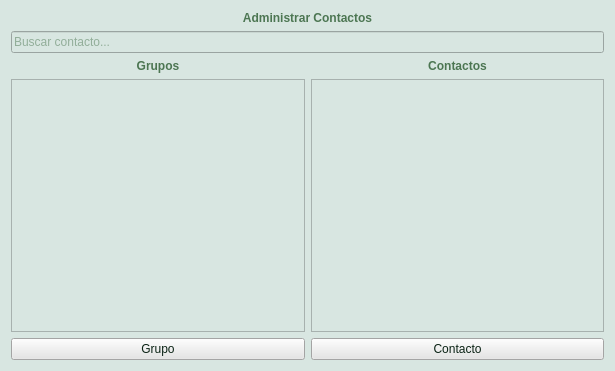
<?xml version="1.0" encoding="UTF-8"?>
<ui version="4.0">
 <class>ManageContacts</class>
 <widget class="QWidget" name="ManageContacts">
  <property name="geometry">
   <rect>
    <x>0</x>
    <y>0</y>
    <width>615</width>
    <height>371</height>
   </rect>
  </property>
  <property name="windowTitle">
   <string>Administrar Contactos</string>
  </property>
  <property name="windowIcon">
   <iconset resource="resources.qrc">
    <normaloff>:/images/icon.png</normaloff>:/images/icon.png</iconset>
  </property>
  <property name="styleSheet">
   <string notr="true">color:rgb(76, 118, 82);
background-color:rgb(216, 230, 225);</string>
  </property>
  <layout class="QGridLayout" name="manageContactsLayout">
   <item row="3" column="1">
    <widget class="QTableView" name="contactsTableView"/>
   </item>
   <item row="4" column="1">
    <widget class="QPushButton" name="addContact">
     <property name="layoutDirection">
      <enum>Qt::LeftToRight</enum>
     </property>
     <property name="styleSheet">
      <string notr="true">color: rgb(11, 35, 21);
background-color: rgb(229, 229, 229);</string>
     </property>
     <property name="text">
      <string>Contacto</string>
     </property>
     <property name="icon">
      <iconset resource="resources.qrc">
       <normaloff>:/images/add.png</normaloff>:/images/add.png</iconset>
     </property>
    </widget>
   </item>
   <item row="1" column="0" colspan="2">
    <widget class="QLineEdit" name="searchContact">
     <property name="placeholderText">
      <string>Buscar contacto...</string>
     </property>
    </widget>
   </item>
   <item row="2" column="1">
    <widget class="QLabel" name="titleLabel_4">
     <property name="styleSheet">
      <string notr="true">font: bold;</string>
     </property>
     <property name="text">
      <string>Contactos</string>
     </property>
     <property name="scaledContents">
      <bool>true</bool>
     </property>
     <property name="alignment">
      <set>Qt::AlignCenter</set>
     </property>
     <property name="wordWrap">
      <bool>true</bool>
     </property>
    </widget>
   </item>
   <item row="2" column="0">
    <widget class="QLabel" name="titleLabel_3">
     <property name="styleSheet">
      <string notr="true">font: bold;</string>
     </property>
     <property name="text">
      <string>Grupos</string>
     </property>
     <property name="scaledContents">
      <bool>true</bool>
     </property>
     <property name="alignment">
      <set>Qt::AlignCenter</set>
     </property>
     <property name="wordWrap">
      <bool>true</bool>
     </property>
    </widget>
   </item>
   <item row="0" column="0" colspan="2">
    <widget class="QLabel" name="titleLabel_2">
     <property name="styleSheet">
      <string notr="true">font: bold;</string>
     </property>
     <property name="text">
      <string>Administrar Contactos</string>
     </property>
     <property name="scaledContents">
      <bool>true</bool>
     </property>
     <property name="alignment">
      <set>Qt::AlignCenter</set>
     </property>
     <property name="wordWrap">
      <bool>true</bool>
     </property>
    </widget>
   </item>
   <item row="4" column="0">
    <widget class="QPushButton" name="addGroup">
     <property name="styleSheet">
      <string notr="true">color: rgb(11, 35, 21);
background-color: rgb(229, 229, 229);</string>
     </property>
     <property name="text">
      <string>Grupo</string>
     </property>
     <property name="icon">
      <iconset resource="resources.qrc">
       <normaloff>:/images/add.png</normaloff>:/images/add.png</iconset>
     </property>
    </widget>
   </item>
   <item row="3" column="0">
    <widget class="QTableView" name="groupsTableView"/>
   </item>
  </layout>
 </widget>
 <resources>
  <include location="resources.qrc"/>
 </resources>
 <connections/>
</ui>
